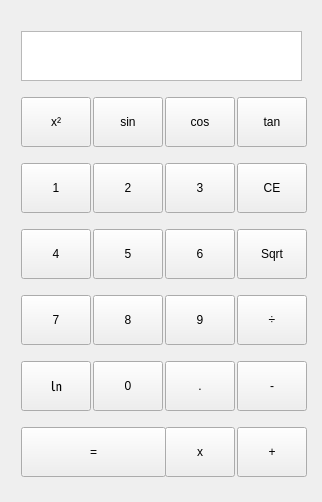
<?xml version="1.0" encoding="UTF-8"?>
<ui version="4.0">
 <class>Widget</class>
 <widget class="QWidget" name="Widget">
  <property name="geometry">
   <rect>
    <x>0</x>
    <y>0</y>
    <width>322</width>
    <height>502</height>
   </rect>
  </property>
  <property name="minimumSize">
   <size>
    <width>322</width>
    <height>502</height>
   </size>
  </property>
  <property name="maximumSize">
   <size>
    <width>322</width>
    <height>502</height>
   </size>
  </property>
  <property name="windowTitle">
   <string>Widget</string>
  </property>
  <widget class="QWidget" name="">
   <property name="geometry">
    <rect>
     <x>10</x>
     <y>10</y>
     <width>303</width>
     <height>488</height>
    </rect>
   </property>
   <layout class="QGridLayout" name="gridLayout">
    <item row="2" column="2">
     <widget class="QPushButton" name="pushButton_3">
      <property name="minimumSize">
       <size>
        <width>70</width>
        <height>50</height>
       </size>
      </property>
      <property name="maximumSize">
       <size>
        <width>60</width>
        <height>50</height>
       </size>
      </property>
      <property name="text">
       <string>3</string>
      </property>
     </widget>
    </item>
    <item row="2" column="0">
     <widget class="QPushButton" name="pushButton_1">
      <property name="minimumSize">
       <size>
        <width>70</width>
        <height>50</height>
       </size>
      </property>
      <property name="maximumSize">
       <size>
        <width>60</width>
        <height>50</height>
       </size>
      </property>
      <property name="text">
       <string>1</string>
      </property>
     </widget>
    </item>
    <item row="1" column="1">
     <widget class="QPushButton" name="pushButton_sin">
      <property name="minimumSize">
       <size>
        <width>70</width>
        <height>50</height>
       </size>
      </property>
      <property name="maximumSize">
       <size>
        <width>60</width>
        <height>50</height>
       </size>
      </property>
      <property name="text">
       <string>sin</string>
      </property>
     </widget>
    </item>
    <item row="4" column="3">
     <widget class="QPushButton" name="pushButton_chu">
      <property name="minimumSize">
       <size>
        <width>70</width>
        <height>50</height>
       </size>
      </property>
      <property name="maximumSize">
       <size>
        <width>60</width>
        <height>50</height>
       </size>
      </property>
      <property name="text">
       <string>÷</string>
      </property>
     </widget>
    </item>
    <item row="4" column="1">
     <widget class="QPushButton" name="pushButton_8">
      <property name="minimumSize">
       <size>
        <width>70</width>
        <height>50</height>
       </size>
      </property>
      <property name="maximumSize">
       <size>
        <width>60</width>
        <height>50</height>
       </size>
      </property>
      <property name="text">
       <string>8</string>
      </property>
     </widget>
    </item>
    <item row="3" column="1">
     <widget class="QPushButton" name="pushButton_5">
      <property name="minimumSize">
       <size>
        <width>70</width>
        <height>50</height>
       </size>
      </property>
      <property name="maximumSize">
       <size>
        <width>60</width>
        <height>50</height>
       </size>
      </property>
      <property name="text">
       <string>5</string>
      </property>
     </widget>
    </item>
    <item row="5" column="1">
     <widget class="QPushButton" name="pushButton_0">
      <property name="minimumSize">
       <size>
        <width>70</width>
        <height>50</height>
       </size>
      </property>
      <property name="maximumSize">
       <size>
        <width>60</width>
        <height>50</height>
       </size>
      </property>
      <property name="text">
       <string>0</string>
      </property>
     </widget>
    </item>
    <item row="0" column="0" colspan="4">
     <widget class="QTextEdit" name="textEdit">
      <property name="maximumSize">
       <size>
        <width>301</width>
        <height>50</height>
       </size>
      </property>
     </widget>
    </item>
    <item row="1" column="0">
     <widget class="QPushButton" name="pushButton_pingfang">
      <property name="minimumSize">
       <size>
        <width>70</width>
        <height>50</height>
       </size>
      </property>
      <property name="maximumSize">
       <size>
        <width>60</width>
        <height>50</height>
       </size>
      </property>
      <property name="text">
       <string>x²</string>
      </property>
     </widget>
    </item>
    <item row="3" column="2">
     <widget class="QPushButton" name="pushButton_6">
      <property name="minimumSize">
       <size>
        <width>70</width>
        <height>50</height>
       </size>
      </property>
      <property name="maximumSize">
       <size>
        <width>60</width>
        <height>50</height>
       </size>
      </property>
      <property name="text">
       <string>6</string>
      </property>
     </widget>
    </item>
    <item row="5" column="0">
     <widget class="QPushButton" name="pushButton_ln">
      <property name="minimumSize">
       <size>
        <width>70</width>
        <height>50</height>
       </size>
      </property>
      <property name="maximumSize">
       <size>
        <width>60</width>
        <height>50</height>
       </size>
      </property>
      <property name="text">
       <string>㏑</string>
      </property>
     </widget>
    </item>
    <item row="4" column="2">
     <widget class="QPushButton" name="pushButton_9">
      <property name="minimumSize">
       <size>
        <width>70</width>
        <height>50</height>
       </size>
      </property>
      <property name="maximumSize">
       <size>
        <width>60</width>
        <height>50</height>
       </size>
      </property>
      <property name="text">
       <string>9</string>
      </property>
     </widget>
    </item>
    <item row="1" column="3">
     <widget class="QPushButton" name="pushButton_tan">
      <property name="minimumSize">
       <size>
        <width>70</width>
        <height>50</height>
       </size>
      </property>
      <property name="maximumSize">
       <size>
        <width>60</width>
        <height>50</height>
       </size>
      </property>
      <property name="text">
       <string>tan</string>
      </property>
     </widget>
    </item>
    <item row="2" column="1">
     <widget class="QPushButton" name="pushButton_2">
      <property name="minimumSize">
       <size>
        <width>70</width>
        <height>50</height>
       </size>
      </property>
      <property name="maximumSize">
       <size>
        <width>60</width>
        <height>50</height>
       </size>
      </property>
      <property name="text">
       <string>2</string>
      </property>
     </widget>
    </item>
    <item row="2" column="3">
     <widget class="QPushButton" name="pushButton_CE">
      <property name="minimumSize">
       <size>
        <width>70</width>
        <height>50</height>
       </size>
      </property>
      <property name="maximumSize">
       <size>
        <width>60</width>
        <height>50</height>
       </size>
      </property>
      <property name="text">
       <string>CE</string>
      </property>
     </widget>
    </item>
    <item row="3" column="0">
     <widget class="QPushButton" name="pushButton_4">
      <property name="minimumSize">
       <size>
        <width>70</width>
        <height>50</height>
       </size>
      </property>
      <property name="maximumSize">
       <size>
        <width>50</width>
        <height>50</height>
       </size>
      </property>
      <property name="text">
       <string>4</string>
      </property>
     </widget>
    </item>
    <item row="4" column="0">
     <widget class="QPushButton" name="pushButton_7">
      <property name="minimumSize">
       <size>
        <width>70</width>
        <height>50</height>
       </size>
      </property>
      <property name="maximumSize">
       <size>
        <width>60</width>
        <height>50</height>
       </size>
      </property>
      <property name="text">
       <string>7</string>
      </property>
     </widget>
    </item>
    <item row="5" column="2">
     <widget class="QPushButton" name="pushButton_dian">
      <property name="minimumSize">
       <size>
        <width>70</width>
        <height>50</height>
       </size>
      </property>
      <property name="maximumSize">
       <size>
        <width>60</width>
        <height>50</height>
       </size>
      </property>
      <property name="text">
       <string>.</string>
      </property>
     </widget>
    </item>
    <item row="5" column="3">
     <widget class="QPushButton" name="pushButton_jian">
      <property name="minimumSize">
       <size>
        <width>70</width>
        <height>50</height>
       </size>
      </property>
      <property name="maximumSize">
       <size>
        <width>60</width>
        <height>50</height>
       </size>
      </property>
      <property name="text">
       <string>-</string>
      </property>
     </widget>
    </item>
    <item row="3" column="3">
     <widget class="QPushButton" name="pushButton_sqrt">
      <property name="minimumSize">
       <size>
        <width>70</width>
        <height>50</height>
       </size>
      </property>
      <property name="maximumSize">
       <size>
        <width>60</width>
        <height>50</height>
       </size>
      </property>
      <property name="text">
       <string>Sqrt</string>
      </property>
     </widget>
    </item>
    <item row="1" column="2">
     <widget class="QPushButton" name="pushButton_cos">
      <property name="minimumSize">
       <size>
        <width>70</width>
        <height>50</height>
       </size>
      </property>
      <property name="maximumSize">
       <size>
        <width>60</width>
        <height>50</height>
       </size>
      </property>
      <property name="text">
       <string>cos</string>
      </property>
     </widget>
    </item>
    <item row="6" column="2">
     <widget class="QPushButton" name="pushButton_chen">
      <property name="minimumSize">
       <size>
        <width>70</width>
        <height>50</height>
       </size>
      </property>
      <property name="maximumSize">
       <size>
        <width>60</width>
        <height>50</height>
       </size>
      </property>
      <property name="text">
       <string>x</string>
      </property>
     </widget>
    </item>
    <item row="6" column="3">
     <widget class="QPushButton" name="pushButton_jia">
      <property name="minimumSize">
       <size>
        <width>70</width>
        <height>50</height>
       </size>
      </property>
      <property name="maximumSize">
       <size>
        <width>60</width>
        <height>50</height>
       </size>
      </property>
      <property name="text">
       <string>+</string>
      </property>
     </widget>
    </item>
    <item row="6" column="0" colspan="2">
     <widget class="QPushButton" name="pushButton_deng">
      <property name="minimumSize">
       <size>
        <width>145</width>
        <height>50</height>
       </size>
      </property>
      <property name="maximumSize">
       <size>
        <width>140</width>
        <height>50</height>
       </size>
      </property>
      <property name="text">
       <string>=</string>
      </property>
     </widget>
    </item>
   </layout>
  </widget>
 </widget>
 <layoutdefault spacing="6" margin="11"/>
 <resources/>
 <connections/>
</ui>
